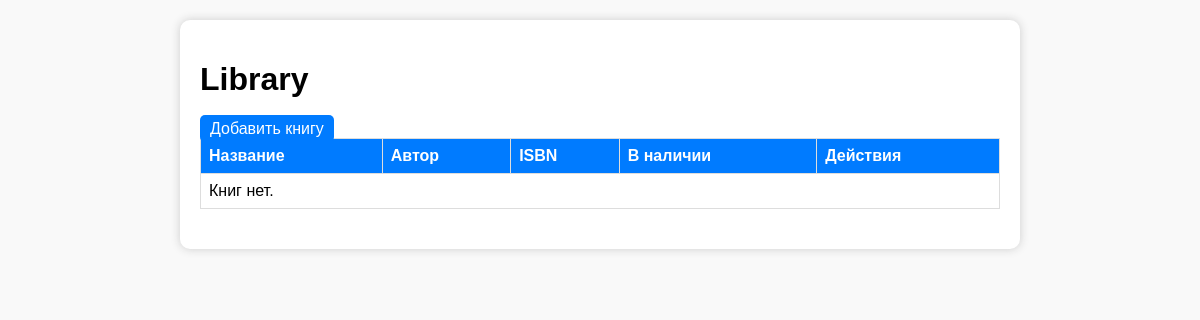
Before: / with the older database file.
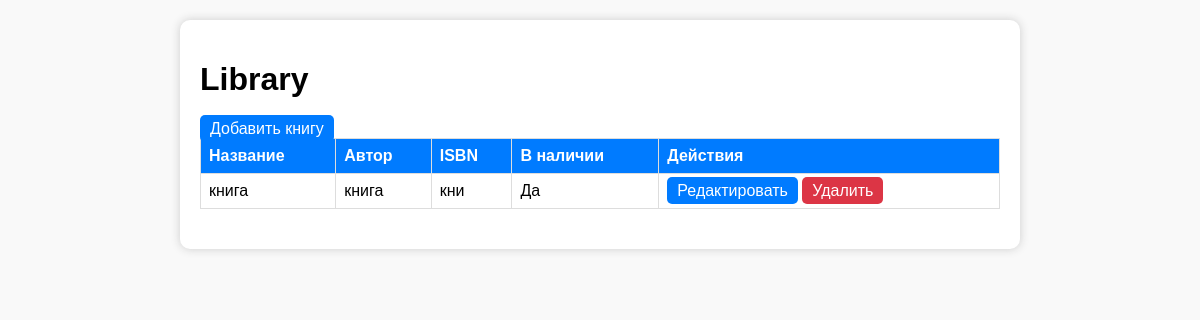
After: the same page with the newer database file.
### library/models.py (models this page shows, shortened)
class LibraryBook(models.Model):
    title = models.CharField(max_length=255)
    author = models.CharField(max_length=255)
    isbn = models.CharField(max_length=20, unique=True)
    available = models.BooleanField(default=True)
    class Meta:
        ordering = ['author']  # сортування за автором

### library/views.py (the view)
# urls.py: path('', views.BookListView.as_view(), name='book_list'),
class BookListView(ListView):
    model = LibraryBook
    template_name = 'library/book_list.html'
    context_object_name = 'books'

### library/templates/library/book_list.html
{% extends 'library/base.html' %}
{% block content %}
<a href="{% url 'library:book_add' %}" class="button">Добавить книгу</a>
<table>
    <tr>
        <th>Название</th>
        <th>Автор</th>
        <th>ISBN</th>
        <th>В наличии</th>
        <th>Действия</th>
    </tr>
    {% for book in books %}
    <tr>
        <td>{{ book.title }}</td>
        <td>{{ book.author }}</td>
        <td>{{ book.isbn }}</td>
        <td>{% if book.available %}Да{% else %}Нет{% endif %}</td>
        <td>
            <a href="{% url 'library:book_edit' book.pk %}" class="button">Редактировать</a>
            <a href="{% url 'library:book_delete' book.pk %}" class="button delete">Удалить</a>
        </td>
    </tr>
    {% empty %}
    <tr><td colspan="5">Книг нет.</td></tr>
    {% endfor %}
</table>
{% endblock %}

### library/templates/library/base.html (shortened to what this page needs)
<!DOCTYPE html>
<html lang="en">
<head>
</head>
<body>
<div class="container">
    <h1>Library</h1>
    {% block content %}{% endblock %}
</div>
</body>
</html>

### library/templates/library/base.html (style rules this page uses)
body { font-family: Arial; margin: 20px; background: #f9f9f9; }
.container { max-width: 800px; margin: auto; background: white; padding: 20px; border-radius: 10px; box-shadow: 0 0 10px #ccc; }
table { width: 100%; border-collapse: collapse; margin-bottom: 20px; }
th, td { border: 1px solid #ddd; padding: 8px; text-align: left; }
th { background: #007bff; color: white; }
a.button { text-decoration: none; padding: 5px 10px; border-radius: 5px; background: #007bff; color: white; }
a.button.delete { background: #dc3545; }

Changed rows visible on the page:
added LibraryBook: title "книга", author "книга", isbn "кни", available "Да"
Other visible differences:
text no longer shown: "Книг нет."
